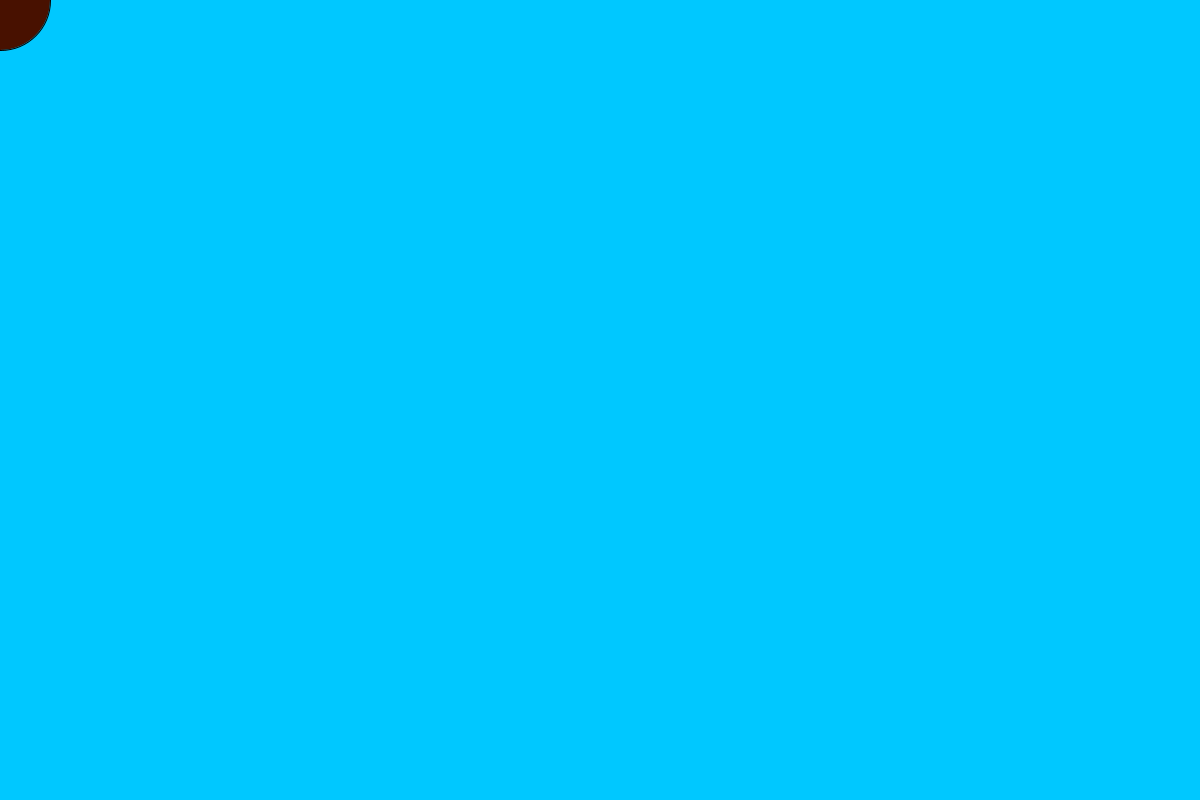
Frame 1 (no input)
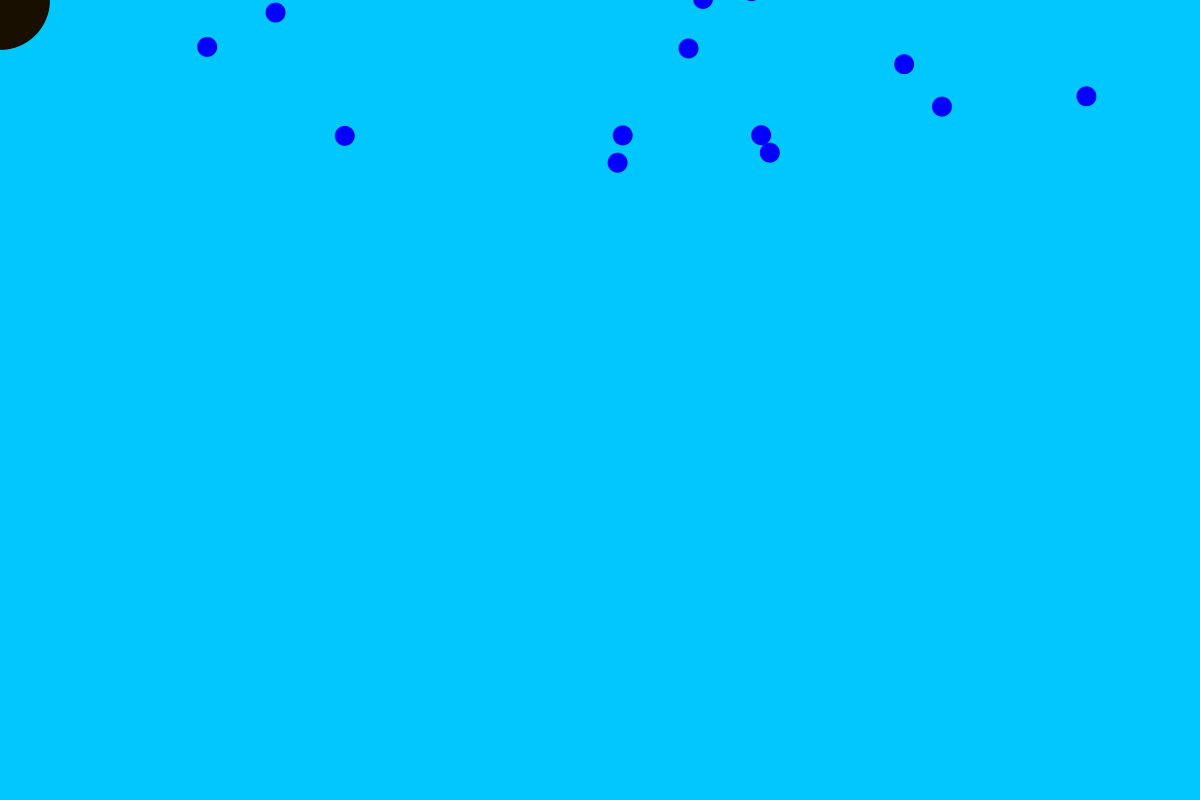
Frame 60 (the mouse pressed at the canvas centre just before this capture)
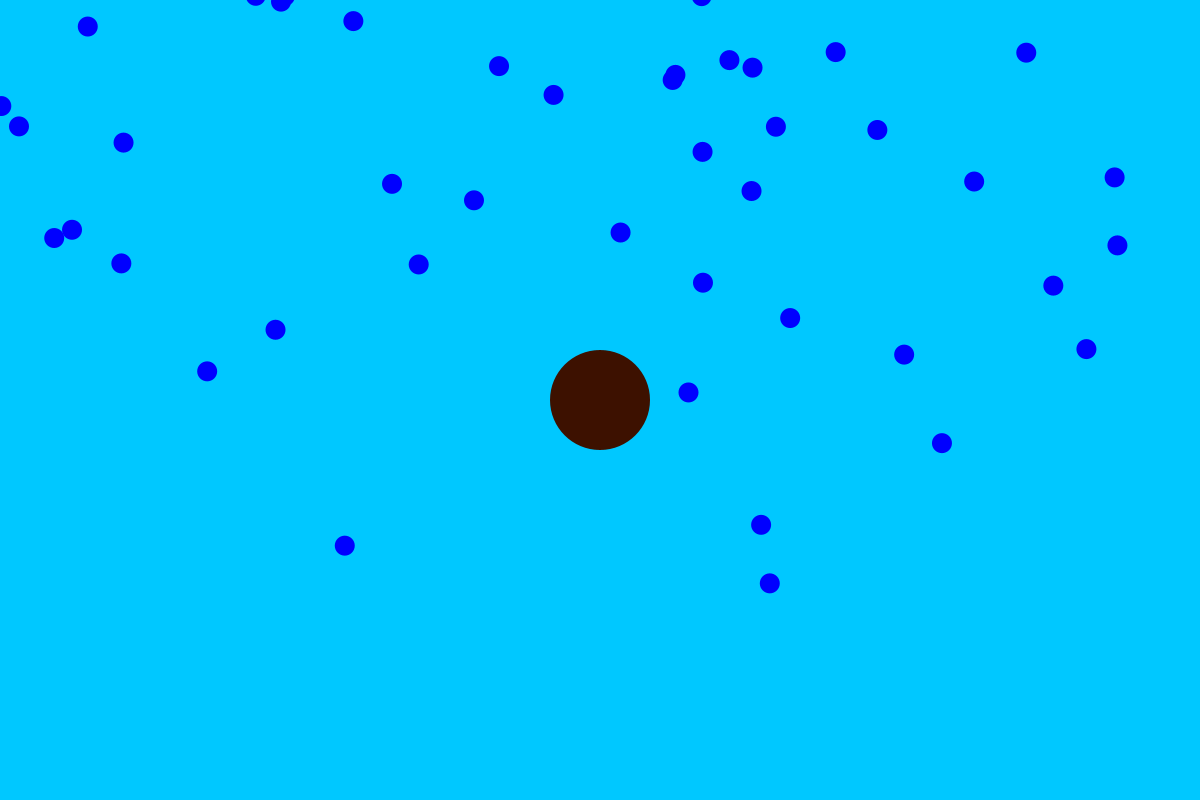
Frame 120 (the mouse held since frame 60 and released just before this capture)

The Processing sketch that drew these frames (run headless with seeded random() and noise(); from frame 60 on, the mouse is pressed at the canvas centre):

// Processing sketch: raindropGameCode
// ── raindropGameCode.pde

int count = 100;
PVector mouse;   //declare a P
Raindrop [] r= new Raindrop[count];      //declare a new Raindrop called r
Bucket b;


// On your own, create an array of Raindrop objects instead of just one
// Use the array instead of the single object
// You can start out by just using the single Raindrop as you test


void setup() {
  size(1200, 800);
  mouse = new PVector();                //initialize mouse PVector. value is irrelevant since it will be set at the start of void draw(){}
  b = new Bucket(100);



  for (int i = 0; i<count; i++) {
    r[i] = new Raindrop(random(width), random(-height, 0));   //Initialize r. The parameters used are the initial x and y positions
  }
}

void draw() {
  mouse.set(mouseX, mouseY);             //set value of mouse as mouseX,mouseY
  background(0, 200, 255);
  b.update();
  b.display();


  for (int i = 0; i<count; i++) {
    r[i].fall();         //make the raindrop fall. It should accelerate as if pulled towards the ground by earth's gravity
    r[i].display();      //display the raindrop
    if (r[i].isInContactWith(b)) {      //check to see if the raindrop is in contact with the point represented by the PVector called mouse
      r[i].reset();                         //if it is, reset the raindrop
    }
    if (r[i].loc.y > height + r[i].diam/2) {     //check to see if the raindrop goes below the bottom of the screen
      r[i].reset();                           //if it does, reset the raindrop
    }
  }
}
// ── Bucket.pde
class Bucket {
  PVector loc;
  int diam;

  Bucket(int tdiam) {
    diam = tdiam;
    loc = new PVector();
  }
 void update() {
    loc.set(mouseX, mouseY);
  }

 
  
  void display() {
    fill(random(100), random(20), 0);
    ellipse(loc.x, loc.y, diam, diam);
  }
  
  
 
 
}
// ── raindrop_class.pde
class Raindrop {    //establish the class 

  PVector loc, vel, acc;   //initialize loc, vel, acc
  float diam;    //initialize diameter

  Raindrop(float x, float y) {    //create the constructer

    loc = new PVector(x, y);
    vel = new PVector(0, random(-4, 4));
    acc = new PVector(0, .04);
    diam =20;
  }
  void display() {     //create the method to display
    fill(0, 0, 255);
    noStroke();
    ellipse(loc.x, loc.y, diam, diam);
  }

  void fall () {     //create the method to fall
    loc.y= loc.y + vel.y;  
    vel.add(acc);
  }

  void reset() {     //create the method to reset
    loc.y = random(-height,0);
    vel.set(0, random(-4,4));
  }

  
boolean isInContactWith(Bucket b) {     //create the function to reset if the mouse comes in contact
    boolean e;
    if(loc.dist(b.loc) < diam/2 + b.diam/2){
 
      e = true;
  } else {
  e = false;
}
return e;
}

}
